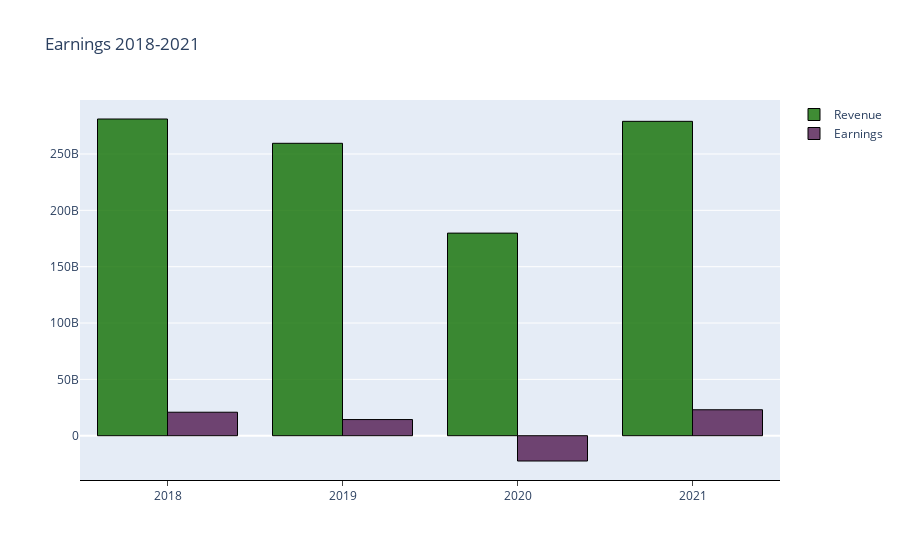

The code cell stored with this chart in its notebook:
### Markdown cell above
## Earnings

### Code cell
earnings = pd.DataFrame(sec.earnings)

trace1 = go.Bar(
    x = earnings.index,
    y = earnings['Revenue'],
    name='Revenue',
    marker=dict(color='rgba(16, 112, 2, 0.8)',
                line=dict(color='rgb(0,0,0)', width=1)),     )

trace2 = go.Bar(
    x = earnings.index,
    y = earnings['Earnings'],
    name='Earnings',
    marker=dict(color='rgba(80, 26, 80, 0.8)',
                line=dict(color='rgb(0,0,0)', width=1)),     )

data = [trace1, trace2]
layout = dict(
    title='Earnings 2018-2021',
    xaxis=dict( 
        ticks='outside', ticklen=5,
        zeroline=True, linewidth=1, linecolor='black'
        ) )

    
fig = go.Figure(data=data, layout=layout)            
py.iplot(fig)

### Figure 1 — Plotly figure (JSON) as saved in the notebook; plotly's stock layout.template omitted (floating-point values rounded to 4 significant figures)
{"data": [{"marker": {"color": "rgba(16, 112, 2, 0.8)", "line": {"color": "rgb(0,0,0)", "width": 1}}, "name": "Revenue", "type": "bar", "x": [2018, 2019, 2020, 2021], "y": [281060000000, 259497000000, 179784000000, 278981000000]}, {"marker": {"color": "rgba(80, 26, 80, 0.8)", "line": {"color": "rgb(0,0,0)", "width": 1}}, "name": "Earnings", "type": "bar", "x": [2018, 2019, 2020, 2021], "y": [20840000000, 14340000000, -22440000000, 23040000000]}], "layout": {"title": {"text": "Earnings 2018-2021"}, "xaxis": {"linecolor": "black", "linewidth": 1, "ticklen": 5, "ticks": "outside", "zeroline": true}}}
